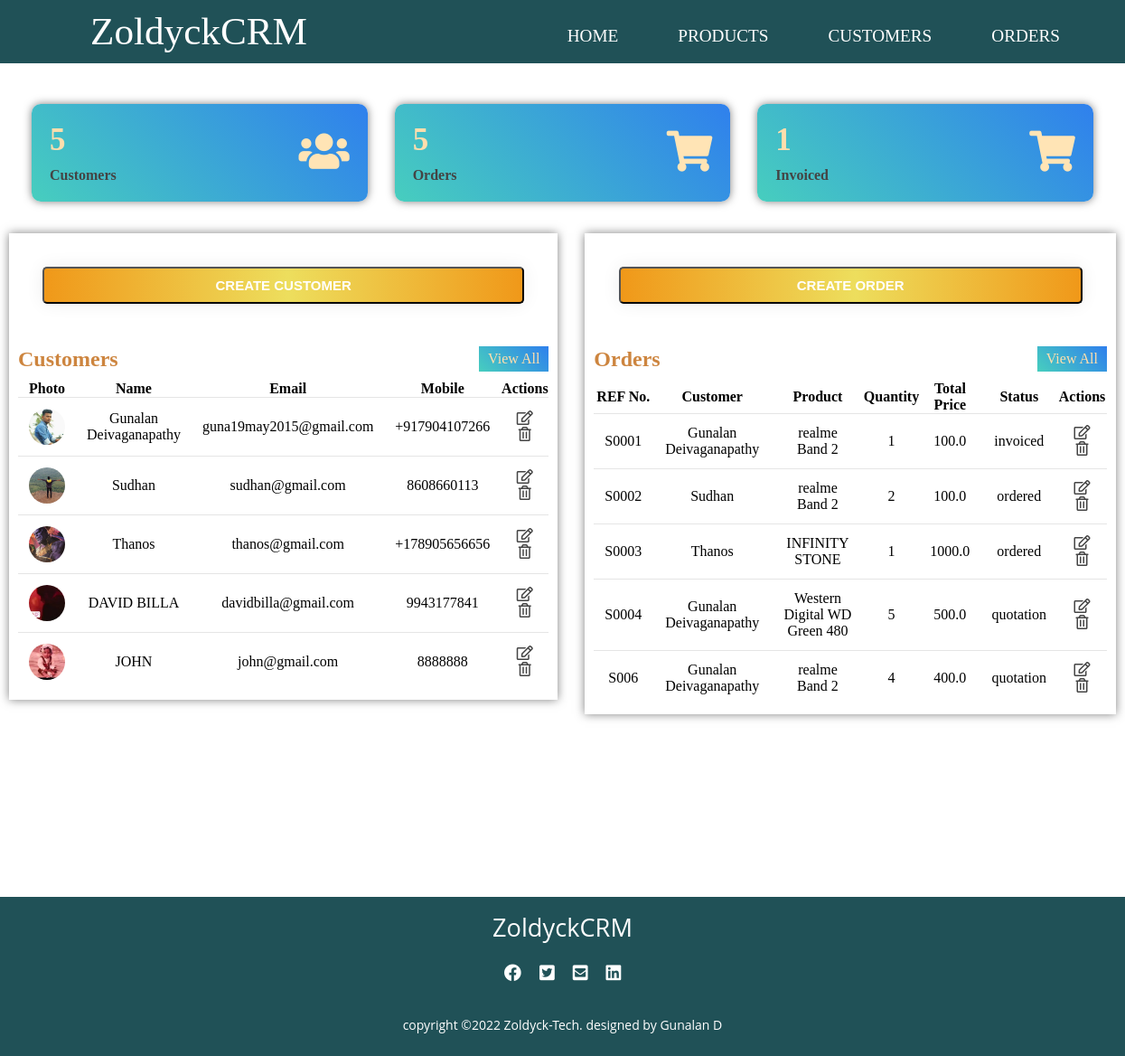
The app's page /, older data.
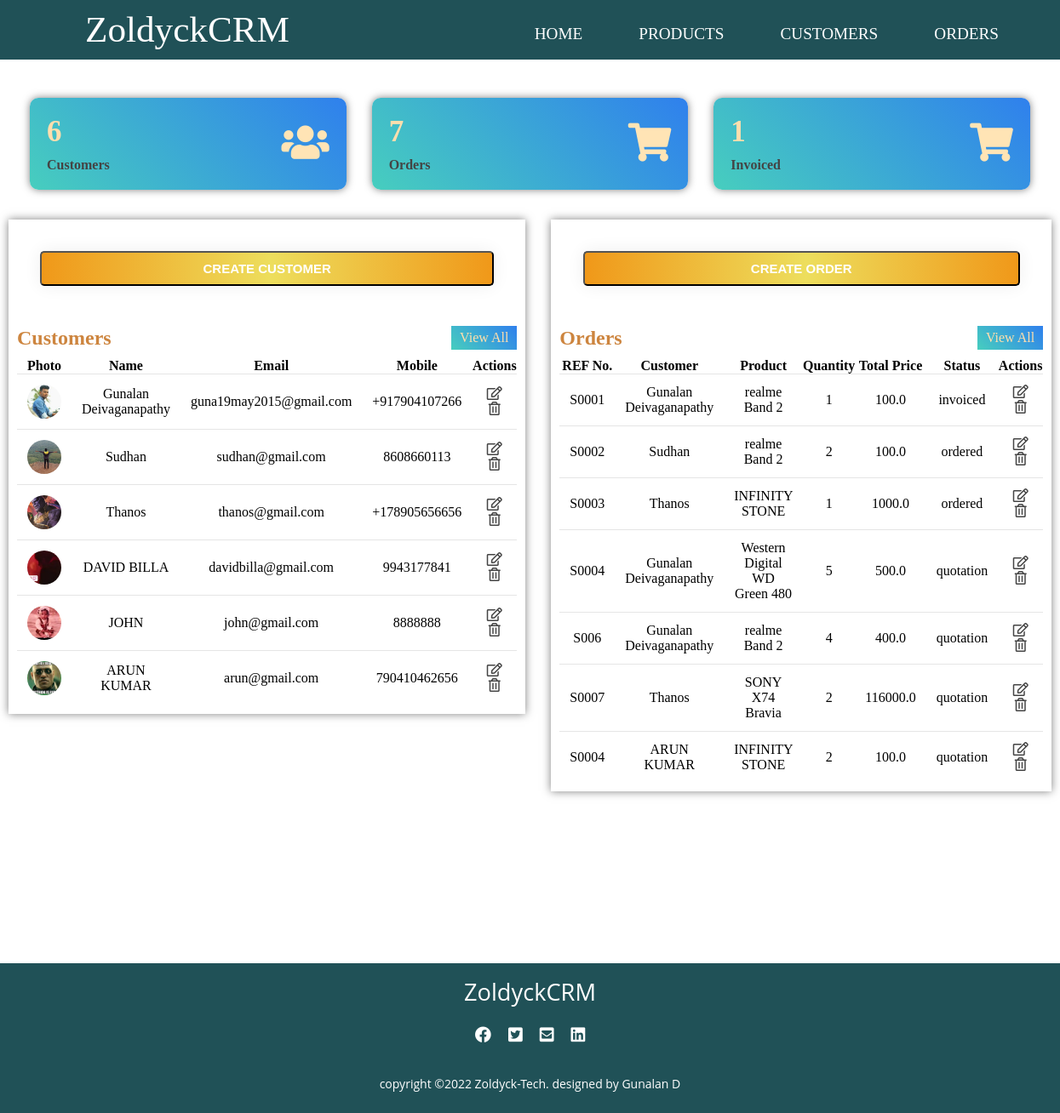
The same page, newer data.
### accounts/models.py (models this page shows, shortened)
class Customer(models.Model):
    customer_pic = models.ImageField(upload_to='customer_pics/', blank=True)
    customer_name = models.CharField(max_length=50, null= True)
    customer_email = models.CharField(max_length=200 , null= True)
    customer_mobile = models.CharField(max_length=50 , null= True)
    date_created = models.DateTimeField(auto_now_add=True , null= True)
    def __str__(self):
        return self.customer_name

class SaleOrder(models.Model):
    STATUS = (
        ('quotation', 'Quotation'),
        ('ordered', 'Ordered'),
        ('pending', 'Pending'),
        ('delivered', 'Delivered'),
        ('cancelled', 'Cancelled'),
        ('invoiced', 'Invoiced'),
    )
    sale_order_referencenumber = models.CharField(max_length=200, null= True)
    sale_order_customer = models.ForeignKey(Customer, on_delete=models.SET_NULL, null= True) # added a realtionship between the two models
    sale_order_product =  models.ForeignKey(Product, on_delete=models.SET_NULL, null= True)
    sale_order_quantity = models.IntegerField(null= True)
    sale_order_total_price = models.FloatField(null= True)
    status = models.CharField(max_length=200, null= True , choices=STATUS, default='quotation')
    sale_order_date = models.DateTimeField(auto_now_add=True , null= True)

class Product(models.Model):
    CATEGORIES = (
        ('service', 'Service'),
        ('stockable', 'Stockable'),
    )
    product_name = models.CharField(max_length=200, null= True)
    product_price = models.FloatField(null= True)
    product_category = models.CharField(max_length=200, null= True , choices=CATEGORIES)
    product_description = models.CharField(max_length=200, null= True)
    date_created = models.DateTimeField(auto_now_add=True , null= True)
    product_tag = models.ManyToManyField(ProductTag ,blank=True, null=True)
    def __str__(self):
        return self.product_name

### accounts/views.py (the view)
# urls.py: path('',views.home, name='home'),
def home(request):
    orders = SaleOrder.objects.all()
    customers = Customer.objects.all()
    total_orders = orders.count()
    total_customers = customers.count()
    invoiced = SaleOrder.objects.filter(status='invoiced').count()
    context = {
        'orders': orders,
        'customers': customers,
        'total_orders': total_orders,
        'total_customers': total_customers,
        'invoiced': invoiced
    }
    return render(request, 'accounts/home.html',context)

### accounts/templates/accounts/home.html
{% extends 'accounts/layout.html'%}
{% block content %}
<section>
    <div class="main">
        <div class="cards">
            <div class="card">
                <div class="card-content">
                    <div class="number">{{total_customers}}</div>
                    <div class="card-name">Customers</div>
                </div>
                <div class="icon-box">
                    <i class="fas fa-users"></i>
                </div>
            </div>
            <div class="card">
                <div class="card-content">
                    <div class="number">{{total_orders}}</div>
                    <div class="card-name">Orders</div>
                </div>
                <div class="icon-box">
                    <i class="fas fa-shopping-cart"></i>
                </div>
            </div>
            <div class="card">
                <div class="card-content">
                    <div class="number">{{invoiced}}</div>
                    <div class="card-name">Invoiced</div>
                </div>
                <div class="icon-box">
                    <i class="fas fa-shopping-cart"></i>
                </div>
            </div>
        </div>
        <div class="tables">
            <div class="latest-customers">
                <div class="button">
                    <button class="crt-cus"><a href="{% url 'create_customer' %}">CREATE CUSTOMER</a></button>
                </div>
                <div class="heading">
                    <h2>Customers</h2>
                    <a href="{% url 'customers' %}" class="btn">View All</a>
                </div>
                <table class="customers">
                    <thead>
                        <tr>
                            <th>Photo</th>
                            <th>Name</th>
                            <th>Email</th>
                            <th>Mobile</th>
                            <th>Actions</th>
                        </tr>
                    </thead>
                    <tbody>
                        {% for cus in customers %}
                        <tr>
                            <td>
                                <div class="img-box-small">
                                    {% if cus.customer_pic %}
                                    <img src="{{ cus.customer_pic.url }}">
                                    {% endif %}
                                </div>
                            </td>
                            <td>{{ cus.customer_name }}</td>
                            <td>{{ cus.customer_email }}</td>
                            <td>{{ cus.customer_mobile }}</td>
                            <td>
                                <a href="{% url 'customer' cus.id %}"><i class="far fa-edit"></i></a>
                                <i class="far fa-trash-alt"></i>
                            </td>
                        </tr>
                        {% endfor %}
                    </tbody>
                </table>
            </div>
            <div class="latest-orders">
                <div class="button">
                    <button class="crt-ord"><a href="{% url 'create_order' %}">CREATE ORDER</a></button>
                </div>
                <div class="heading">
                    <h2>Orders</h2>
                    <a href="{% url 'orders' %}"class="btn">View All</a>
                </div>
                <table class="orders">
                    <thead>
                        <tr>
                            <th>REF No.</th>
                            <th>Customer</th>
                            <th>Product</th>
                            <th>Quantity</th>
                            <th>Total Price</th>
                            <th>Status</th>
                            <th>Actions</th>
                        </tr>
                    </thead>
                    <tbody>
                        {% for ord in orders %}
                        <tr>
                             <td>{{ ord.sale_order_referencenumber  }}</td>
                             <td>{{ ord.sale_order_customer }}</td>
                             <td>{{ ord.sale_order_product  }}</td>
                             <td>{{ ord.sale_order_quantity }}</td>
                             <td>{{ ord.sale_order_total_price  }}</td>
                             <td>{{ ord.status  }}</td>
                            <td>
                                <a href="{% url 'update_order' ord.id %}"><i class="far fa-edit"></i></a>
                                <a href="{% url 'delete_order' ord.id %}"><i class="far fa-trash-alt"></i></a>
                            </td>
                        </tr>
                        {% endfor %}
                    </tbody>
                </table>
            </div>
        </div>
    </div>
</section>
{% endblock %}

### accounts/templates/accounts/layout.html (shortened to what this page needs)
{% load static %}
<!DOCTYPE html>
<html lang="en">
<head>
    <link rel="stylesheet" type="text/css" href="{% static 'css/main.css' %}">
    <link href="https://cdnjs.cloudflare.com/ajax/libs/font-awesome/5.13.0/css/all.min.css" rel="stylesheet">
</head>
<body>
    <div id="page-container">
    <div class="navbar">
        <nav class="nav">
            <label class="logo">ZoldyckCRM</label>
          <ul class="ul-nav">
              <li><a  href="{% url 'home' %}">HOME</a></li>
              <li><a  href="{% url 'products' %}">PRODUCTS</a></li>
              <li><a  href="{% url 'customers' %}">CUSTOMERS</a></li>
              <li><a  href="{% url 'orders' %}">ORDERS</a></li>
          </ul>
        </nav>
    </div>
    <article>
        {% block content %}
        {% endblock %}
    </article>
    <footer>
        <div class="footer-container">
            <h3>ZoldyckCRM</h3>
            <div class="social">
                <ul class="socials">
                    <li><a href="#"><i class="fab fa-facebook"></i></a></li>
                    <li><a href="#"><i class="fab fa-twitter-square"></i></a></li>
                    <li><a href="#"><i class="fas fa-envelope-square"></i></a></li>
                    <li><a href="#"><i class="fab fa-linkedin"></i></a></li>
                </ul>
            </div>
            <div class="footer-bottom">
                <p>copyright &copy;2022 Zoldyck-Tech. designed by <span>Gunalan D</span></p>
            </div>
        </div>
    </footer>
    </div>
</body>
</html>

### accounts/static/css/main.css (style rules this page uses)
* { margin: 0; padding: 0; box-sizing: border-box; text-decoration: none; }
body { font-family: Candara; }
#page-container { position: relative; min-height: 100vh; }
.nav { background: #205157; height: 70px; width: 100%; }
label.logo { color: #ffff; font-size: 2.7em; line-height: 70px; padding: 0 100px; }
.nav .ul-nav { list-style: none; float: right; margin-right: 30px; }
.nav .ul-nav li { display: inline-block; line-height: 80px; margin : 0 10px; margin-right: 2rem; }
.nav .ul-nav li a { color: #ffff; text-decoration: none; font-size: 1.2em; padding: 7px 10px; border-radius: 3px; text-transform: uppercase; }
footer { margin-top: 12rem; background: #205157; height: auto; width: 100%; font-family: "Open Sans"; padding: 10px; color: #fff; bottom: 0; position: relative; height: 11rem; }
.footer-container { display: flex; align-items: center; justify-content: space-between; flex-direction: column; }
.footer-container h3 { font-size: 1.7rem; font-weight: 500; text-transform: capitalize; line-height: 3rem; }
.footer-container p { max-width: 500px; margin-right: 10px auto; line-height: 27px; font-size:14px; }
.socials { color: #205157; display: flex; align-items: center; justify-content: center; color:#ffff; list-style: none; margin: 1rem 0 2rem 0; }
.socials li { margin: 0 10px; }
.socials a { text-decoration: none; color:#fff; cursor: pointer; }
.socials a i { font-size: 1.2rem; cursor: pointer; }
.cards { margin-top: 20px; width:100%; padding: 25px 35px; display: grid; grid-template-columns: repeat(3, 1fr); grid-gap: 30px; }
.cards .card { background: linear-gradient(45deg,#47cebe,#2f80ed); border-radius: 10px; padding: 20px; display: flex; align-items: center; justify-content: space-between; box-shadow: 0px 0px 10px rgba(0,0,0,0.5); }
.number { font-size:35px; font-weight: 600; color: navajowhite; }
.card-name { color: #444; font-weight: 600; }
.icon-box { font-size: 45px; color: moccasin; }
.tables { width:100%; display: grid; grid-template-columns: repeat(2, 1fr); padding: 10px; grid-gap: 30px; align-items: self-start; }
.img-box-small { position: relative; width: 40px; height: 40px; border-radius: 50%; overflow: hidden; text-align: center; }
.img-box-small img { position: absolute; top:0; left:0; width: 100%; height: 100%; object-fit: cover; }
.latest-orders , .latest-customers { background: #fff; padding: 10px; width: 100%; box-shadow: 0px 0px 10px rgba(0,0,0,0.5); }
.heading { display: flex; align-items: center; justify-content: space-between; color: peru; }
.btn { padding: 5px 10px; background: linear-gradient(45deg,#47cebe,#2f80ed); color: navajowhite; text-align: center; text-decoration: none; }
table { margin-top: 10px; width: 100%; border-collapse: collapse; text-align: center; }
table tr { border-bottom: 1px solid rgba(0,0,0,0.1) }
td { padding: 12px; }
table tbody tr:last-child { border-bottom: none; }
td i { color: #444; cursor: pointer; padding: 0 5.5px; }
.crt-cus ,.crt-ord { background: #fff; padding: 10px 15px; width: 25%; width: 100%; box-shadow: 0 0 20px #eee; border-radius: 5px; margin-bottom: 20px; background-image: linear-gradient(to right, #F09819 0%, #EDDE5D 51%, #F09819 100%); transition: 0.5s; color: #ffff; }
.crt-cus a ,.crt-ord a { color: #ffff; text-decoration: none; font-size: 15px; font-weight: bolder; }
.card-content { display: grid; grid-gap: 10px; }
.button { margin: 1.7rem; }

Row changes from the older to the newer data that the page shows:
added Customer: customer_pic (picture), customer_name "ARUN KUMAR", customer_email "arun@gmail.com", customer_mobile "790410462656"
added SaleOrder: sale_order_referencenumber "S0007", sale_order_customer "Thanos", sale_order_product "SONY X74 Bravia", sale_order_quantity "2", sale_order_total_price "116000.0", status "quotation"
added SaleOrder: sale_order_referencenumber "S0004", sale_order_customer "ARUN KUMAR", sale_order_product "INFINITY STONE", sale_order_quantity "2", sale_order_total_price "100.0", status "quotation"
Text that changed along with them:
{{ total_customers }}: "5" → "6"
{{ total_orders }}: "5" → "7"
